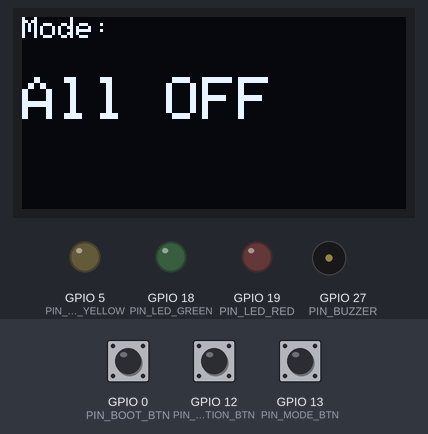
Bench run of a program on a simulated ESP32. On the bench: 128×64 one-colour display, output pins drawn as LEDs (lit = HIGH), buzzer (waves = sounding). Inputs (shaded band) come from the test bench; at power-on: GPIO 13 (PIN_MODE_BTN) HIGH, GPIO 12 (PIN_ACTION_BTN) HIGH, GPIO 0 (PIN_BOOT_BTN) HIGH.

Above: at 1.2 s.
1.3 s: GPIO 13 (PIN_MODE_BTN) pulled LOW for 0.15 s
At 1.9 s:
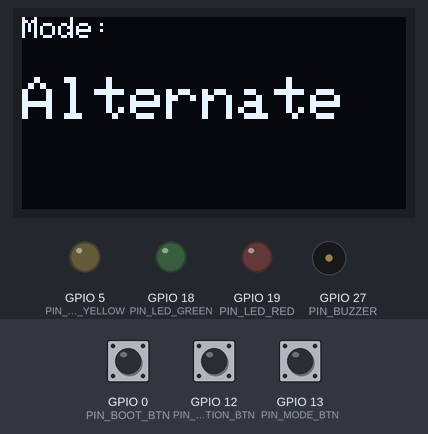
2.0 s: GPIO 12 (PIN_ACTION_BTN) pulled LOW for 0.15 s
At 2.8 s:
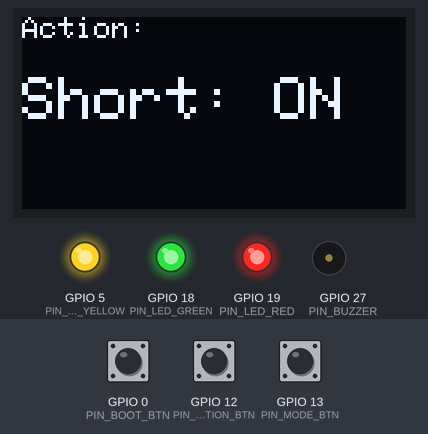
3.6 s: GPIO 12 (PIN_ACTION_BTN) pulled LOW for 3.2 s
At 6.1 s:
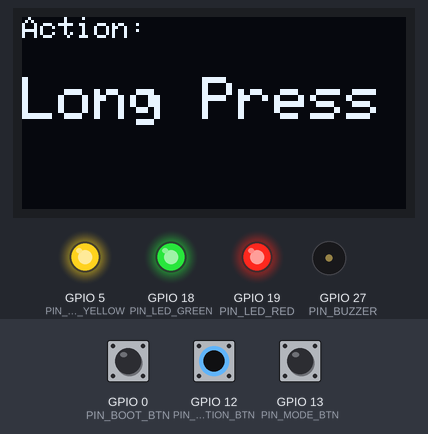
8.3 s: GPIO 0 (PIN_BOOT_BTN) pulled LOW for 0.15 s
At 9.1 s:
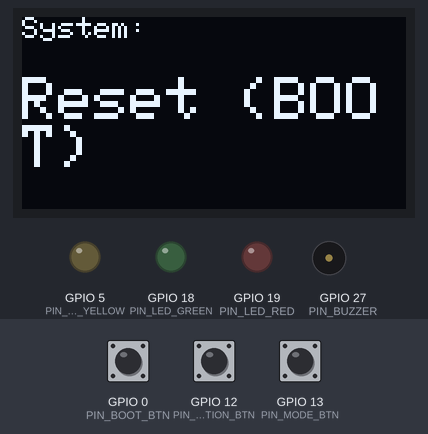
9.9 s: GPIO 12 (PIN_ACTION_BTN) pulled LOW for 1 s
At 11.2 s:
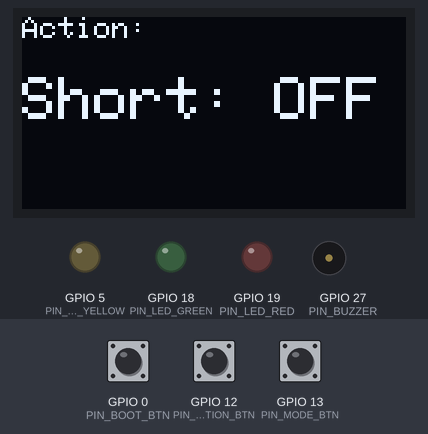
12.4 s: GPIO 13 (PIN_MODE_BTN) pulled LOW for 1 s
At 14.01 s:
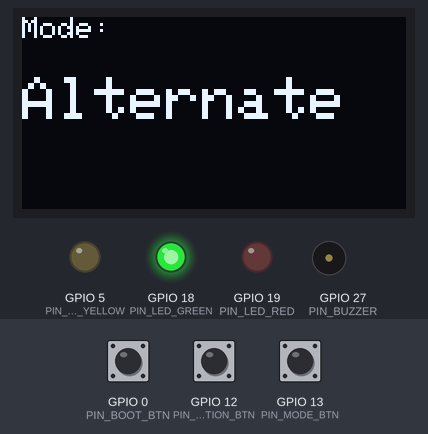
Timing chart, 0 to 15.0 s (numbered marks = the images above; inputs shaded):
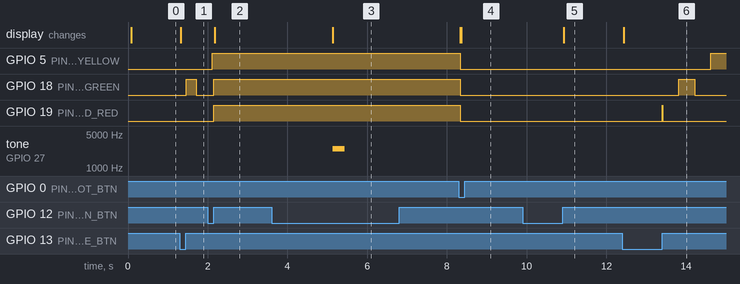

The program:

main.cpp
```cpp
// ============================================================================
// Project Title : ESP32 Smart LED Controller with OLED Display & Buzzer
// Name          : Muhammad Naveed
// Reg. No       : 22-NTU-CS-1205
//
// Description:
// This firmware controls 3 LEDs and a buzzer using an ESP32.
// It demonstrates multiple lighting patterns, button-based interactions,
// and OLED feedback for visual monitoring.
//
// ▶ Mode Button → Switches between LED effects:
//     1. OFF → 2. ALTERNATE → 3. ALL ON → 4. SMOOTH PWM FADE
// ▶ Action Button → Short press toggles all LEDs; long press activates buzzer
// ▶ Boot Button  → Resets everything back to OFF state
//
// Components Used:
//   - ESP32 NodeMCU (DevKit v1)
//   - 3 LEDs (Red, Green, Yellow)
//   - 2 Push Buttons (Mode, Action)
//   - 1 Piezo Buzzer
//   - 0.96" I2C OLED Display (SSD1306)
// ============================================================================

#include <Arduino.h>
#include <Wire.h>
#include <Adafruit_GFX.h>
#include <Adafruit_SSD1306.h>
#include <math.h>

// ----------------------- Pin Mapping -----------------------
#define PIN_BUZZER      27
#define PIN_MODE_BTN    13
#define PIN_ACTION_BTN  12
#define PIN_BOOT_BTN    0    // Built-in boot/reset button

#define PIN_LED_RED     19
#define PIN_LED_GREEN   18
#define PIN_LED_YELLOW  5

// ----------------------- PWM Configuration -----------------
#define PWM_RESOLUTION  8
#define LED_PWM_FREQ    5000
#define BUZZER_CHANNEL  0
#define RED_CHANNEL     1
#define GREEN_CHANNEL   2
#define YELLOW_CHANNEL  3

// ----------------------- OLED Setup ------------------------
#define OLED_WIDTH  128
#define OLED_HEIGHT 64
#define OLED_ADDR   0x3C
Adafruit_SSD1306 oled(OLED_WIDTH, OLED_HEIGHT, &Wire, -1);

// ----------------------- Mode Management -------------------
enum LightingMode {
  MODE_OFF = 0,
  MODE_ALTERNATE,
  MODE_ALL_ON,
  MODE_FADE,
  TOTAL_MODES
};

LightingMode currentMode = MODE_OFF;

// ----------------------- Timing Variables ------------------
unsigned long blinkTimer = 0;
const unsigned long BLINK_DELAY = 400;
bool blinkState = false;

unsigned long fadeTimer = 0;
unsigned long btnPressStart = 0;
bool btnPressed = false;
bool longPressHandled = false;

unsigned long lastModePress = 0, lastBootPress = 0;
const unsigned long DEBOUNCE_DELAY = 50;

// Manual LED toggle state (used after short press)
bool manualOverride = false;
bool manualLedState = false;

// ============================================================================
// OLED Utility — Print text on 2 lines (header + main info)
// ============================================================================
void showOLED(const char* header, const char* message) {
  oled.clearDisplay();
  oled.setTextSize(1);
  oled.setTextColor(SSD1306_WHITE);
  oled.setCursor(0, 0);
  oled.println(header);

  oled.setTextSize(2);
  oled.setCursor(0, 20);
  oled.println(message);
  oled.display();
}

// ============================================================================
// Change LED Mode — Called when MODE button is pressed
// ============================================================================
void changeMode(LightingMode mode) {
  currentMode = mode;
  manualOverride = false;  // disable manual LED state if new mode selected

  switch (mode) {
    case MODE_OFF:
      showOLED("Mode:", "All OFF");
      ledcWrite(RED_CHANNEL, 0);
      ledcWrite(GREEN_CHANNEL, 0);
      ledcWrite(YELLOW_CHANNEL, 0);
      break;

    case MODE_ALTERNATE:
      showOLED("Mode:", "Alternate");
      blinkTimer = millis();
      blinkState = false;
      break;

    case MODE_ALL_ON:
      showOLED("Mode:", "All ON");
      ledcWrite(RED_CHANNEL, 255);
      ledcWrite(GREEN_CHANNEL, 255);
      ledcWrite(YELLOW_CHANNEL, 255);
      break;

    case MODE_FADE:
      showOLED("Mode:", "PWM Fade");
      fadeTimer = millis();
      break;
  }
}

// ============================================================================
// Buzzer Utility — Simple tone function
// ============================================================================
void playTone(unsigned int frequency, unsigned long duration) {
  ledcWriteTone(BUZZER_CHANNEL, frequency);
  delay(duration);
  ledcWriteTone(BUZZER_CHANNEL, 0);
}

// ============================================================================
// SETUP — Initialization Code
// ============================================================================
void setup() {
  Serial.begin(115200);

  // Configure input pins with internal pull-ups
  pinMode(PIN_MODE_BTN, INPUT_PULLUP);
  pinMode(PIN_ACTION_BTN, INPUT_PULLUP);
  pinMode(PIN_BOOT_BTN, INPUT_PULLUP);

  // Configure LED pins for PWM output
  ledcSetup(BUZZER_CHANNEL, 2000, PWM_RESOLUTION);
  ledcAttachPin(PIN_BUZZER, BUZZER_CHANNEL);

  ledcSetup(RED_CHANNEL, LED_PWM_FREQ, PWM_RESOLUTION);
  ledcAttachPin(PIN_LED_RED, RED_CHANNEL);

  ledcSetup(GREEN_CHANNEL, LED_PWM_FREQ, PWM_RESOLUTION);
  ledcAttachPin(PIN_LED_GREEN, GREEN_CHANNEL);

  ledcSetup(YELLOW_CHANNEL, LED_PWM_FREQ, PWM_RESOLUTION);
  ledcAttachPin(PIN_LED_YELLOW, YELLOW_CHANNEL);

  // Initialize OLED Display
  Wire.begin(21, 22);
  if (!oled.begin(SSD1306_SWITCHCAPVCC, OLED_ADDR)) {
    while (true) delay(100); // stop execution if OLED not detected
  }

  showOLED("System:", "Ready");
  changeMode(MODE_OFF);
}

// ============================================================================
// LOOP — Core Logic
// ============================================================================
void loop() {
  unsigned long now = millis();

  // -------------------- MODE BUTTON --------------------
  if (digitalRead(PIN_MODE_BTN) == LOW) {
    if (now - lastModePress > DEBOUNCE_DELAY) {
      currentMode = (LightingMode)((currentMode + 1) % TOTAL_MODES);
      changeMode(currentMode);
      while (digitalRead(PIN_MODE_BTN) == LOW) delay(10);
      lastModePress = millis();
    }
  }

  // -------------------- BOOT BUTTON --------------------
  if (digitalRead(PIN_BOOT_BTN) == LOW) {
    if (now - lastBootPress > DEBOUNCE_DELAY) {
      changeMode(MODE_OFF);
      showOLED("System:", "Reset (BOOT)");
      while (digitalRead(PIN_BOOT_BTN) == LOW) delay(10);
      lastBootPress = millis();
    }
  }

  // -------------------- ACTION BUTTON --------------------
  int actionState = digitalRead(PIN_ACTION_BTN);

  // Detect initial press
  if (actionState == LOW && !btnPressed) {
    btnPressed = true;
    btnPressStart = now;
    longPressHandled = false;
  }

  // Handle long press (buzzer)
  if (actionState == LOW && btnPressed && !longPressHandled) {
    if (now - btnPressStart >= 1500) { // 1.5 sec = long press
      showOLED("Action:", "Long Press");
      playTone(2500, 300);
      longPressHandled = true;
    }
  }

  // Handle release
  if (actionState == HIGH && btnPressed) {
    unsigned long pressDuration = now - btnPressStart;
    btnPressed = false;

    // If short press, toggle LEDs manually
    if (!longPressHandled && pressDuration < 1500) {
      manualOverride = true;
      manualLedState = !manualLedState;

      if (manualLedState) {
        ledcWrite(RED_CHANNEL, 255);
        ledcWrite(GREEN_CHANNEL, 255);
        ledcWrite(YELLOW_CHANNEL, 255);
        showOLED("Action:", "Short: ON");
      } else {
        ledcWrite(RED_CHANNEL, 0);
        ledcWrite(GREEN_CHANNEL, 0);
        ledcWrite(YELLOW_CHANNEL, 0);
        showOLED("Action:", "Short: OFF");
      }
    }
  }

  // -------------------- LED MODE BEHAVIOR --------------------
  if (!manualOverride) {
    switch (currentMode) {

      case MODE_ALTERNATE:
        if (now - blinkTimer >= BLINK_DELAY) {
          blinkTimer = now;
          blinkState = !blinkState;
          static int ledIndex = 0;
          if (blinkState) {
            ledIndex = (ledIndex + 1) % 3;
            ledcWrite(RED_CHANNEL, (ledIndex == 0) ? 255 : 0);
            ledcWrite(GREEN_CHANNEL, (ledIndex == 1) ? 255 : 0);
            ledcWrite(YELLOW_CHANNEL, (ledIndex == 2) ? 255 : 0);
          } else {
            ledcWrite(RED_CHANNEL, 0);
            ledcWrite(GREEN_CHANNEL, 0);
            ledcWrite(YELLOW_CHANNEL, 0);
          }
        }
        break;

      case MODE_FADE: {
        unsigned long elapsed = (now - fadeTimer) % 2000;
        float t = elapsed / 2000.0f;
        float r = (sin(2 * PI * t) + 1.0f) / 2.0f;
        float g = (sin(2 * PI * (t + 1.0 / 3.0)) + 1.0f) / 2.0f;
        float y = (sin(2 * PI * (t + 2.0 / 3.0)) + 1.0f) / 2.0f;

        ledcWrite(RED_CHANNEL,   (int)(r * 255));
        ledcWrite(GREEN_CHANNEL, (int)(g * 255));
        ledcWrite(YELLOW_CHANNEL,(int)(y * 255));
        break;
      }

      default:
        break;
    }
  }

  delay(8); // short delay for stability
}
```

Measured:
- after the input at 1.3 s, GPIO 18 (PIN_LED_GREEN): LOW → HIGH after 0.16 s, → LOW 0.25 s later; the display: changes at once (image 1)
- after the input at 2.0 s, GPIO 5 (PIN_LED_YELLOW): goes on until 2.1 s, then stays HIGH; GPIO 18 (PIN_LED_GREEN): LOW → HIGH after 0.15 s; the display: changes after 0.18 s (image 2)
- after the input at 3.6 s, tone on GPIO 27 (PIN_BUZZER): silent → 2500 Hz after 1.5 s, → silent 0.30 s later; the display: changes after 1.5 s (image 3)
- after the input at 8.3 s, GPIO 5 (PIN_LED_YELLOW), GPIO 18 (PIN_LED_GREEN), GPIO 19 (PIN_LED_RED): HIGH → LOW at once; the display: first changes at once (image 4 shows a later state)
- after the input at 9.9 s, the display: changes after 1.0 s (image 5)
- after the input at 12.4 s, GPIO 5 (PIN_LED_YELLOW): LOW → HIGH after 2.2 s; GPIO 18 (PIN_LED_GREEN): LOW → HIGH after 1.4 s, → LOW 0.40 s later; GPIO 19 (PIN_LED_RED): LOW → HIGH after 1.0 s, → LOW 0.01 s later; the display: changes at once (image 6)
